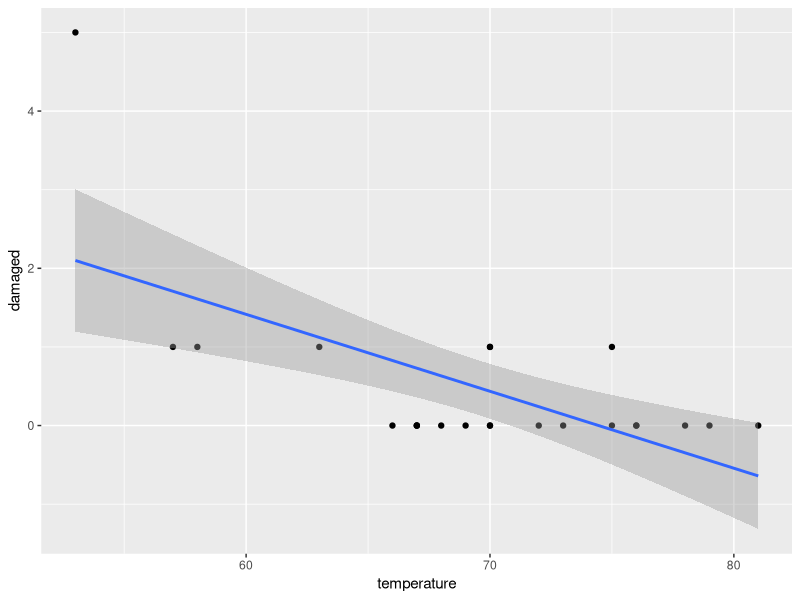

Reproduce this figure in R.
## ---- chunk 1
knitr::opts_chunk$set(echo = TRUE)
## ---- chunk 2
(smokers <- 123.05-8.94*(1))
(nonsmokers <- 123.05-8.94*(0))
## ---- chunk 3
Absent <- 18.93 - 9.11 * (0) + 3.10 * (1) + 2.15 * (1)
(Residual <- Absent-2)
## ---- chunk 4
var_res <- 240.57
var_num <- 264.17
n <- 146
k <- 3
(R2 <- 1 - (var_res / var_num))
(R2_adjusted <- 1 - (var_res/var_num) * ((n-1)/(n-k-1)))
## ---- chunk 5
p <- function(temp)
{
  phat <- exp(11.6630 - 0.2162 * temp) / (1 + exp(11.6630 - 0.2162 * temp))
  
  return (round(phat,3))
}

p(51)
p(53)
p(55)
## ---- chunk 6
library(ggplot2)
prob <- data.frame(shuttle=seq(1:23),temperature=c(53,57,58,63,66,67,67,67,68,69,70,70,70,70,72,73,75,75,76,76,78,79,81),damaged=c(5,1,1,1,0,0,0,0,0,0,1,0,1,0,0,0,0,1,0,0,0,0,0),undamaged=c(c(1,5,5,5,6,6,6,6,6,6,5,6,5,6,6,6,6,5,6,6,6,6,6)))

ggplot(prob,aes(x=temperature,y=damaged)) + geom_point() +  stat_smooth(method = 'glm')
